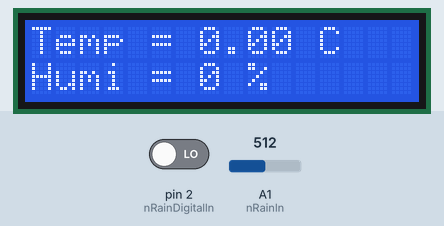
Recording of a sketch running on a simulated Arduino Uno, built with avr-gcc and run on an emulated ATmega328P. Parts: 16×2 character LCD. The inputs (shaded band) are chosen by the test bench; at power-on: A1 (nRainln) = 512, pin 2 (nRainDigitalln) LOW. The modem accepts every AT command (registered, SIM ready, sends succeed) and sends nothing else; what the sketch prints to the serial monitor is not drawn.

Above: at 13.7 s.
13.8 s: A1 (nRainln) set to 490
At 21.99 s:
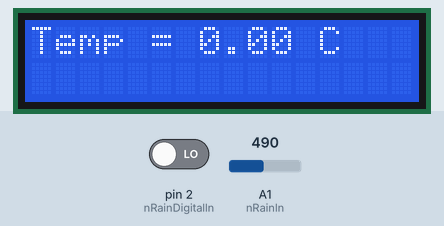
Timing chart, 0 to 23.5 s (numbered marks = the images above; inputs shaded):
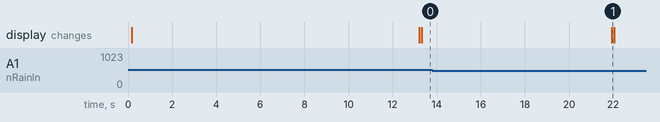

The sketch:

IOT_code_TEST.ino
```cpp
//load libraries
#include <Wire.h>
#include <LCD.h>
#include <LiquidCrystal_I2C.h>
#include <SoftwareSerial.h>
#include <stdlib.h>


#define I2C_ADDR          0x3F        //Define I2C Address where the PCF8574A is
#define BACKLIGHT_PIN      3
#define En_pin             2
#define Rw_pin             1
#define Rs_pin             0
#define D4_pin             4
#define D5_pin             5
#define D6_pin             6
#define D7_pin             7

//Initialise the LCD
LiquidCrystal_I2C      lcd(I2C_ADDR, En_pin,Rw_pin,Rs_pin,D4_pin,D5_pin,D6_pin,D7_pin);


#define DEBUG true
#define SSID "CyanideHSpot"     // "SSID-WiFiname"
#define PASS "aeronaut" // "password"
#define IP "184.106.153.149"      // thingspeak.com ip

String msg = "GET /update?key=QGV29X62I82TL5I3"; //change it with your api key like "GET /update?key=Your Api Key"
SoftwareSerial esp8266(9,10);


//Variables
float temp;
int hum;
String tempC;
int error;

// Rain Drop Sensor

int nRainln = A1;
int nRainDigitalln = 2;
int nRainVal;
boolean blsRaining = false;
String strRaining;

void setup()
{
  lcd.begin(16, 2);
   lcd.setBacklightPin(BACKLIGHT_PIN,POSITIVE);
    lcd.setBacklight(HIGH);
  delay(100);
  lcd.setCursor(0,1);
  lcd.print("Connecting...");
  Serial.begin(115200); //or use default 115200.
  esp8266.begin(115200);
  Serial.println("AT");
  esp8266.println("AT");

  pinMode(2, INPUT);

  delay(5000);

  if(esp8266.find("OK"))
  {
    Serial.println("ESP8266 FOUND!!");
    connectWiFi();
  }
}

void loop()
{
  //Rain drop code
  nRainVal = analogRead(nRainln);
  blsRaining = !(digitalRead(nRainDigitalln));

  /*
  if (blsRaining) {
    strRaining = "YES";
  }
  else {
    strRaining = "NO";
  }
  */

   //Condition
   if ((nRainVal) <= 500) {
    strRaining = "YES";
  }
  else {
    strRaining = "NO";
  }

  Serial.print ("Raining?: ");
  Serial.println (strRaining);
  Serial.print(" Moisture Level: ");
  Serial.println(nRainVal);
  delay(1000);


  lcd.clear();
  //Read temperature and humidity values from DHT sensor:
  start: //label
    error=0;
//    temp = dht.readTemperature();
//    hum = dht.readHumidity();
    lcd.setCursor(0, 0);
    lcd.print("Temp = ");
    lcd.print(temp);
    lcd.print(" C");
    delay (100);
    lcd.setCursor(0, 1); // set the cursor to column 0, line 2
    lcd.print("Humi = ");
    lcd.print(hum);
    lcd.print(" %");
    delay(1000);
    char buffer[10];
    // there is a useful c function called dtostrf() which will convert a float to a char array
    //so it can then be printed easily.  The format is: dtostrf(floatvar, StringLengthIncDecimalPoint, numVarsAfterDecimal, charbuf);
    tempC = dtostrf(temp, 4, 1, buffer);
    updateTemp();
    //Resend if transmission is not completed
    if (error==1)
    {
      goto start; //go to label "start"
    }
  delay(3600);
}

void updateTemp()
{
  String cmd = "AT+CIPSTART=\"TCP\",\"";
  cmd += IP;
  cmd += "\",80";
  Serial.println(cmd);
  esp8266.println(cmd);
  delay(2000);
  if(esp8266.find("Error"))
  {
    return;
  }
  cmd = msg ;
  cmd += "&field1=";    //field 1 for temperature
  cmd += nRainVal; //tempC
  cmd += "&field2=";  //field 2 for humidity
  cmd += String(nRainVal); //hum
  cmd += "\r\n";
  Serial.print("AT+CIPSEND=");
  esp8266.print("AT+CIPSEND=");
  Serial.println(cmd.length());
  esp8266.println(cmd.length());
  if(esp8266.find(">"))
  {
    Serial.print(cmd);
    esp8266.print(cmd);
  }
  else
  {
    Serial.println("AT+CIPCLOSE");
    esp8266.println("AT+CIPCLOSE");
    //Resend...
    error=1;
  }
}

boolean connectWiFi()
{
  Serial.println("AT+CWMODE=1");
  esp8266.println("AT+CWMODE=1");
  delay(2000);
  String cmd="AT+CWJAP=\"";
  cmd+=SSID;
  cmd+="\",\"";
  cmd+=PASS;
  cmd+="\"";
  Serial.println(cmd);
  esp8266.println(cmd);
  delay(5000);
  if(esp8266.find("OK"))
  {
    return true;
  }
  else
  {
    return false;
  }

  //delay
  delay(10000);
}
```
